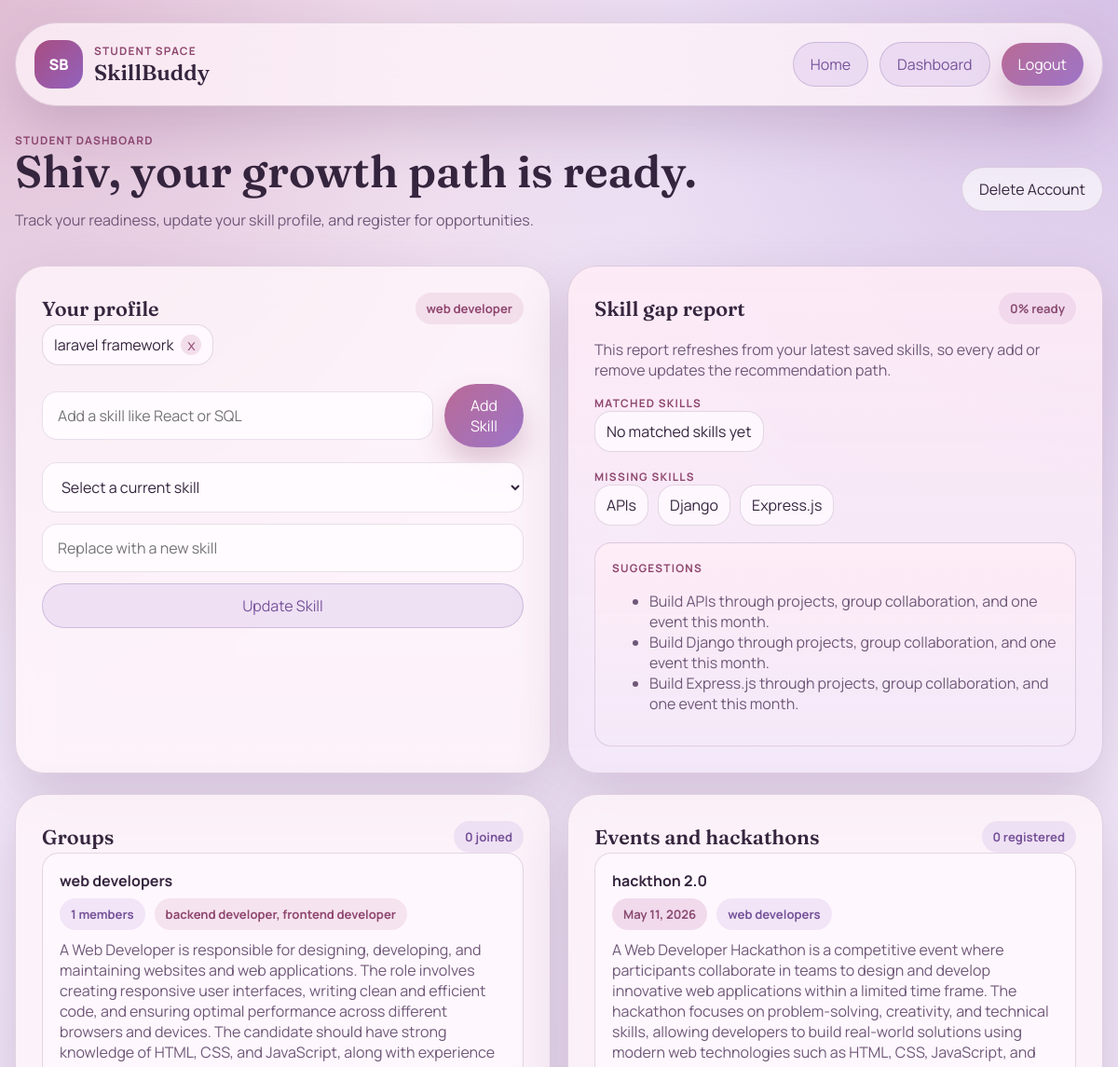
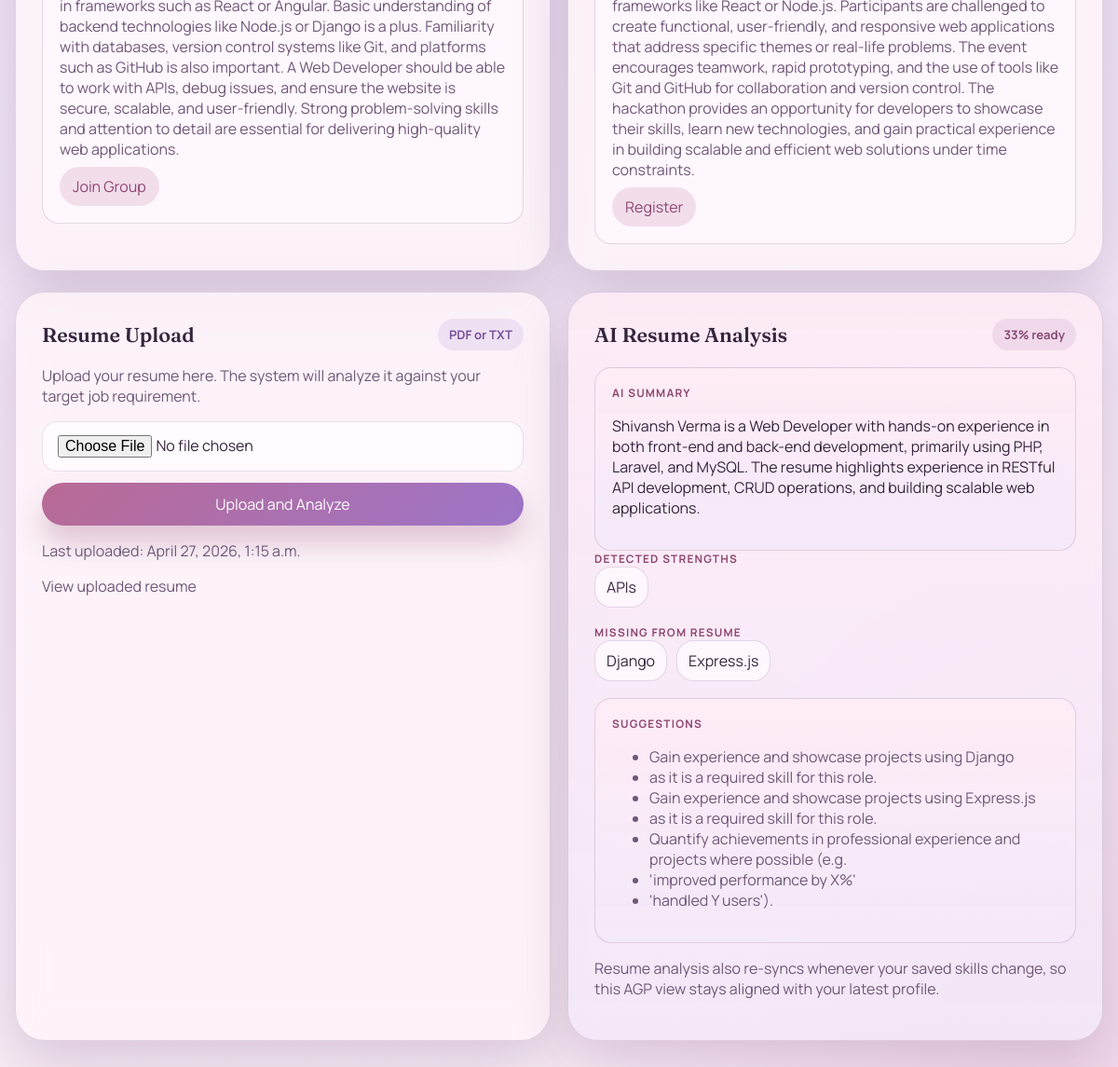
The app's page /student/ (signed in) with its own data (2 pictures, top to bottom).
### core/models.py (models this page shows, shortened)
class User(AbstractUser):
    ROLE_CHOICES = (
        ('student', 'Student'),
        ('admin', 'Admin'),
    )
    role = models.CharField(max_length=20, choices=ROLE_CHOICES, default='student')
    organization = models.CharField(max_length=255, blank=True)

class StudentProfile(models.Model):
    user = models.OneToOneField(settings.AUTH_USER_MODEL, on_delete=models.CASCADE, related_name='student_profile')
    target_role = models.CharField(max_length=150, blank=True)
    skills = models.ManyToManyField(Skill, blank=True, related_name='students')

class Skill(models.Model):
    name = models.CharField(max_length=100, unique=True)
    class Meta:
        ordering = ['name']
    def __str__(self):
        return self.name

class SkillGroup(models.Model):
    name = models.CharField(max_length=150)
    description = models.TextField()
    created_by = models.ForeignKey(settings.AUTH_USER_MODEL, on_delete=models.CASCADE, related_name='managed_groups')
    skills_required = models.ManyToManyField(Skill, blank=True, related_name='skill_groups')
    members = models.ManyToManyField(settings.AUTH_USER_MODEL, blank=True, related_name='joined_groups')
    created_at = models.DateTimeField(auto_now_add=True)
    class Meta:
        ordering = ['name']

class Event(models.Model):
    name = models.CharField(max_length=150)
    group = models.ForeignKey(SkillGroup, on_delete=models.CASCADE, related_name='events')
    event_date = models.DateField()
    description = models.TextField()
    participants = models.ManyToManyField(settings.AUTH_USER_MODEL, blank=True, related_name='registered_events')
    created_by = models.ForeignKey(settings.AUTH_USER_MODEL, on_delete=models.CASCADE, related_name='created_events')
    created_at = models.DateTimeField(auto_now_add=True)
    class Meta:
        ordering = ['event_date', 'name']

class Resume(models.Model):
    student = models.OneToOneField(StudentProfile, on_delete=models.CASCADE, related_name='resume')
    file = models.FileField(upload_to='resumes/', validators=[FileExtensionValidator(allowed_extensions=['pdf', 'txt'])])
    extracted_text = models.TextField(blank=True)
    analysis_score = models.PositiveIntegerField(default=0)
    is_ready = models.BooleanField(default=False)
    analysis_summary = models.TextField(blank=True)
    improvement_suggestions = models.TextField(blank=True)
    matched_skills = models.TextField(blank=True)
    missing_skills = models.TextField(blank=True)
    uploaded_at = models.DateTimeField(auto_now=True)

### core/views.py (the view)
# urls.py: path('student/', views.student_dashboard, name='student_dashboard'),
@login_required
def student_dashboard(request: HttpRequest) -> HttpResponse:
    if request.user.role != 'student':
        return redirect('admin_dashboard')
    profile, _ = StudentProfile.objects.get_or_create(user=request.user)
    skill_form = AddSkillForm()
    update_skill_form = UpdateSkillForm(profile=profile)
    resume_form = ResumeUploadForm()
    delete_account_form = DeleteAccountForm()
    target_requirement = _get_target_requirement(profile)
    report = _build_skill_gap_report(profile, target_requirement)
    _refresh_resume_analysis(profile, target_requirement)
    groups = SkillGroup.objects.prefetch_related('skills_required', 'members')
    events = Event.objects.select_related('group').prefetch_related('participants')
    context = {
        'profile': profile,
        'skill_form': skill_form,
        'update_skill_form': update_skill_form,
        'resume_form': resume_form,
        'delete_account_form': delete_account_form,
        'student_skills': report['student_skills'],
        'matched_skills': report['matched_skills'],
        'missing_skills': report['missing_skills'],
        'readiness_score': report['readiness_score'],
        'target_requirement': target_requirement,
        'resume': getattr(profile, 'resume', None),
        'resume_suggestions': _csv_to_list(getattr(getattr(profile, 'resume', None), 'improvement_suggestions', '')),
        'resume_matched_skills': _csv_to_list(getattr(getattr(profile, 'resume', None), 'matched_skills', '')),
        'resume_missing_skills': _csv_to_list(getattr(getattr(profile, 'resume', None), 'missing_skills', '')),
        'groups': groups,
        'events': events,
    }
    return render(request, 'core/student_dashboard.html', context)

### core/forms.py
class AddSkillForm(forms.Form):
    name = forms.CharField(max_length=100, widget=forms.TextInput(attrs={'placeholder': 'Add a skill like React or SQL'}))

class UpdateSkillForm(forms.Form):
    current_skill = forms.ModelChoiceField(queryset=Skill.objects.none(), empty_label='Select a current skill')
    name = forms.CharField(max_length=100, widget=forms.TextInput(attrs={'placeholder': 'Replace with a new skill'}))
    def __init__(self, *args, **kwargs):
        profile = kwargs.pop('profile', None)
        super().__init__(*args, **kwargs)
        if profile:
            self.fields['current_skill'].queryset = profile.skills.all()

### core/ai_resume.py (called while the page is built, shortened)
def analyze_resume_with_gemini(resume_text: str, requirement_title: str, required_skills: list[str]) -> dict[str, object] | None:
    api_key = os.getenv('GEMINI_API_KEY')
    if not api_key or not genai or not resume_text.strip() or not required_skills:
        return None

### core/views.py (called while the page is built)
def _get_target_requirement(profile: StudentProfile) -> JobRequirement | None:
    requirements = JobRequirement.objects.prefetch_related('required_skills')
    if profile.target_role:
        target_requirement = requirements.filter(title__iexact=profile.target_role).first()
        if target_requirement:
            return target_requirement
    return requirements.first()

def _analyze_resume_text(text: str, requirement: JobRequirement | None) -> tuple[list[str], list[str], int]:
    if not requirement:
        return [], [], 0
    ai_result = _analyze_resume_with_ai(text, requirement)
    if ai_result:
        return ai_result['matched_skills'], ai_result['missing_skills'], ai_result['score']
    text_lower = text.lower()
    required_names = [skill.name for skill in requirement.required_skills.all()]
    matched = [name for name in required_names if name.lower() in text_lower]
    missing = [name for name in required_names if name.lower() not in text_lower]
    score = round((len(matched) / len(required_names)) * 100) if required_names else 0
    return matched, missing, score

def _analyze_resume_with_ai(text: str, requirement: JobRequirement) -> dict[str, object] | None:
    required_names = [skill.name for skill in requirement.required_skills.all()]
    try:
        return analyze_resume_with_gemini(text, requirement.title, required_names)
    except Exception:
        return None

def _csv_to_list(value: str) -> list[str]:
    return [item.strip() for item in value.split(',') if item.strip()]

### templates/core/student_dashboard.html (shortened to what this page needs)
{% extends 'core/base.html' %}
{% block eyebrow %}Student Space{% endblock %}
{% block content %}
<main class="dashboard-shell">
  <section class="dashboard-header">
    <div>
      <p class="section-tag">Student dashboard</p>
      <h2>{{ user.first_name|default:user.username }}, your growth path is ready.</h2>
      <p class="muted-text">Track your readiness, update your skill profile, and register for opportunities.</p>
    </div>
    <form method="post" action="{% url 'delete_account' %}" class="stack-form">
      <button class="ghost-button" type="submit">Delete Account</button>
    </form>
  </section>
  <section class="panel-grid two-column">
    <article class="panel-card">
      <div class="panel-title-row">
        <h3>Your profile</h3>
        <span class="pill">{{ profile.target_role|default:'Target role not set' }}</span>
      </div>
      <div class="chip-group">
        {% for skill in student_skills %}
          <div class="chip">
            <span>{{ skill.name }}</span>
            <form method="post" action="{% url 'remove_skill' skill.id %}">
              <button type="submit">x</button>
            </form>
          </div>
        {% empty %}
          <div class="chip"><span>No skills added yet</span></div>
        {% endfor %}
      </div>
      <form method="post" action="{% url 'add_skill' %}" class="inline-form">
        {{ skill_form.name }}
        <button class="primary-button" type="submit">Add Skill</button>
      </form>
      <form method="post" action="{% url 'update_skill' %}" class="stack-form skill-update-form">
        {{ update_skill_form.current_skill }}
        {{ update_skill_form.name }}
        <button class="secondary-button" type="submit">Update Skill</button>
      </form>
    </article>
    <article class="panel-card report-card">
      <div class="panel-title-row">
        <h3>Skill gap report</h3>
        <span class="pill accent">{{ readiness_score }}% ready</span>
      </div>
      <p class="muted-text">This report refreshes from your latest saved skills, so every add or remove updates the recommendation path.</p>
      <div class="report-grid">
        <div>
          <p class="mini-tag">Matched skills</p>
          <div class="chip-group">
            {% for skill in matched_skills %}
              <div class="chip"><span>{{ skill.name }}</span></div>
            {% empty %}
              <div class="chip"><span>No matched skills yet</span></div>
            {% endfor %}
          </div>
        </div>
        <div>
          <p class="mini-tag">Missing skills</p>
          <div class="chip-group">
            {% for skill in missing_skills %}
              <div class="chip"><span>{{ skill.name }}</span></div>
            {% empty %}
              <div class="chip"><span>No missing skills</span></div>
            {% endfor %}
          </div>
        </div>
      </div>
      <div class="recommendation-box">
        <p class="mini-tag">Suggestions</p>
        <ul class="soft-list">
          {% for skill in missing_skills %}
            <li>Build {{ skill.name }} through projects, group collaboration, and one event this month.</li>
          {% empty %}
            <li>You currently match the selected job requirement. Keep practicing with projects and events.</li>
          {% endfor %}
        </ul>
      </div>
    </article>
  </section>
  <section class="panel-grid two-column">
    <article class="panel-card">
      <div class="panel-title-row">
        <h3>Groups</h3>
        <span class="pill neutral">{{ user.joined_groups.count }} joined</span>
      </div>
      <div class="stack-list">
        {% for group in groups %}
          <article class="stack-item">
            <h4>{{ group.name }}</h4>
            <div class="meta-row">
              <span class="pill neutral">{{ group.members.count }} members</span>
              <span class="pill">
                {% for skill in group.skills_required.all %}
                  {{ skill.name }}{% if not forloop.last %}, {% endif %}
                {% empty %}
                  Open group
                {% endfor %}
              </span>
            </div>
            <p>{{ group.description }}</p>
            <form method="post" action="{% url 'toggle_group_membership' group.id %}">
              <button type="submit">
                {% if user in group.members.all %}Leave Group{% else %}Join Group{% endif %}
              </button>
            </form>
          </article>
        {% empty %}
          <article class="stack-item"><p>No groups available yet.</p></article>
        {% endfor %}
      </div>
    </article>
    <article class="panel-card">
      <div class="panel-title-row">
        <h3>Events and hackathons</h3>
        <span class="pill neutral">{{ user.registered_events.count }} registered</span>
      </div>
      <div class="stack-list">
        {% for event in events %}
          <article class="stack-item">
            <h4>{{ event.name }}</h4>
            <div class="meta-row">
              <span class="pill accent">{{ event.event_date }}</span>
              <span class="pill neutral">{{ event.group.name }}</span>
            </div>
            <p>{{ event.description }}</p>
            <form method="post" action="{% url 'toggle_event_registration' event.id %}">
              <button type="submit">
                {% if user in event.participants.all %}Cancel Registration{% else %}Register{% endif %}
              </button>
            </form>
          </article>
        {% empty %}
          <article class="stack-item"><p>No events published yet.</p></article>
        {% endfor %}
      </div>
    </article>
  </section>
  <section class="panel-grid two-column">
    <article class="panel-card">
      <div class="panel-title-row">
        <h3>Resume Upload</h3>
        <span class="pill neutral">PDF or TXT</span>
      </div>
      <p class="muted-text">Upload your resume here. The system will analyze it against your target job requirement.</p>
      <form method="post" action="{% url 'upload_resume' %}" enctype="multipart/form-data" class="stack-form">
        {{ resume_form.file }}
        <button class="primary-button" type="submit">Upload and Analyze</button>
      </form>
      {% if resume %}
        <p class="muted-text">Last uploaded: {{ resume.uploaded_at }}</p>
        <p class="muted-text"><a href="{{ resume.file.url }}">View uploaded resume</a></p>
      {% endif %}
    </article>
    <article class="panel-card report-card">
      <div class="panel-title-row">
        <h3>AI Resume Analysis</h3>
        {% if resume %}
          <span class="pill accent">{{ resume.analysis_score }}% ready</span>
        {% else %}
          <span class="pill neutral">No resume yet</span>
        {% endif %}
      </div>
      {% if resume %}
        {% if resume.analysis_summary %}
          <div class="recommendation-box">
            <p class="mini-tag">AI summary</p>
            <p>{{ resume.analysis_summary }}</p>
          </div>
        {% endif %}
        <div class="report-grid">
          <div>
            <p class="mini-tag">Detected strengths</p>
            <div class="chip-group">
              {% if resume_matched_skills %}
                {% for skill in resume_matched_skills %}
                  <div class="chip"><span>{{ skill }}</span></div>
                {% endfor %}
              {% else %}
                <div class="chip"><span>No matched skills detected</span></div>
              {% endif %}
            </div>
          </div>
          <div>
            <p class="mini-tag">Missing from resume</p>
            <div class="chip-group">
              {% if resume_missing_skills %}
                {% for skill in resume_missing_skills %}
                  <div class="chip"><span>{{ skill }}</span></div>
                {% endfor %}
              {% else %}
                <div class="chip"><span>No missing skills</span></div>
              {% endif %}
            </div>
          </div>
        </div>
      <div class="recommendation-box">
        <p class="mini-tag">Suggestions</p>
        <ul class="soft-list">
          {% if resume_suggestions %}
            {% for item in resume_suggestions %}
              <li>{{ item }}</li>
            {% endfor %}
          {% endif %}
        </ul>
      </div>
      <p class="muted-text">Resume analysis also re-syncs whenever your saved skills change, so this AGP view stays aligned with your latest profile.</p>
      {% else %}
        <p class="muted-text">Upload a resume to get an analysis of whether you are ready for your target job.</p>
      {% endif %}
    </article>
  </section>
</main>
{% endblock %}

### templates/core/base.html (shortened to what this page needs)
{% load static %}
<!DOCTYPE html>
<html lang="en">
<head>
  <link rel="stylesheet" href="{% static 'css/main.css' %}">
</head>
<body>
  <div class="page-shell">
    <header class="topbar">
      <div class="brand-block">
        <div class="brand-mark">SB</div>
        <div>
          <p class="eyebrow">{% block eyebrow %}Future-ready learning{% endblock %}</p>
          <h1>SkillBuddy</h1>
        </div>
      </div>
      <nav class="top-actions">
        <a class="nav-link" href="{% url 'home' %}">Home</a>
        {% if user.is_authenticated %}
          <a class="secondary-button" href="{% url 'dashboard' %}">Dashboard</a>
          <a class="primary-button" href="{% url 'logout' %}">Logout</a>
        {% else %}
          <a class="secondary-button" href="{% url 'login' %}">Login</a>
          <a class="primary-button" href="{% url 'register' %}">Register</a>
        {% endif %}
      </nav>
    </header>
    {% block content %}{% endblock %}
  </div>
</body>
</html>

### records on screen
User: first_name "Shiv", joined_groups.count "0", registered_events.count "0"
StudentProfile: target_role "web developer"
Skill: name "laravel framework"
Skill: name "APIs"
Skill: name "Django"
Skill: name "Express.js"
SkillGroup: name "web developers", members.count "1", description "A Web Developer is responsible for designing, developing, and maintaining websites and web applications. The role involves creating responsive user interfaces, writing clean and efficient code, and ensuring optimal performance across different browsers and devices. The candidate should have strong knowledge of HTML, CSS, and JavaScript, along with experience in frameworks such as React or Angular. Basic understanding of backend technologies like Node.js or Django is a plus. Familiarity with databases, version control systems like Git, and platforms such as GitHub is also important. A Web Developer should be able to work with APIs, debug issues, and ensure the website is secure, scalable,…", shows "Join Group"
Skill: name "backend developer"
Skill: name "frontend developer"
Event: name "hackthon 2.0", event_date "May 11, 2026", group.name "web developers", description "A Web Developer Hackathon is a competitive event where participants collaborate in teams to design and develop innovative web applications within a limited time frame. The hackathon focuses on problem-solving, creativity, and technical skills, allowing developers to build real-world solutions using modern web technologies such as HTML, CSS, JavaScript, and frameworks like React or Node.js. Participants are challenged to create functional, user-friendly, and responsive web applications that address specific themes or real-life problems. The event encourages teamwork, rapid prototyping, and the use of tools like Git and GitHub for collaboration and version control. The hackathon provides an…", shows "Register"
Resume: uploaded_at "April 27, 2026, 1:15 a.m.", analysis_score "33", analysis_summary "Shivansh Verma is a Web Developer with hands-on experience in both front-end and back-end development, primarily using PHP, Laravel, and MySQL. The resume highlights experience in RESTful API development, CRUD operations, and building scalable web applications.", resume_matched_skills "APIs"

### other values on screen
{{ readiness_score }} "0"
{{ skill }} "Django" "Express.js"
{{ item }} "Gain experience and showcase projects using Django" "as it is a required skill for this role." "Gain experience and showcase projects using Express.js" "as it is a required skill for this role." "Quantify achievements in professional experience and projects where possible (e.g." "'improved performance by X%'" "'handled Y users')."
